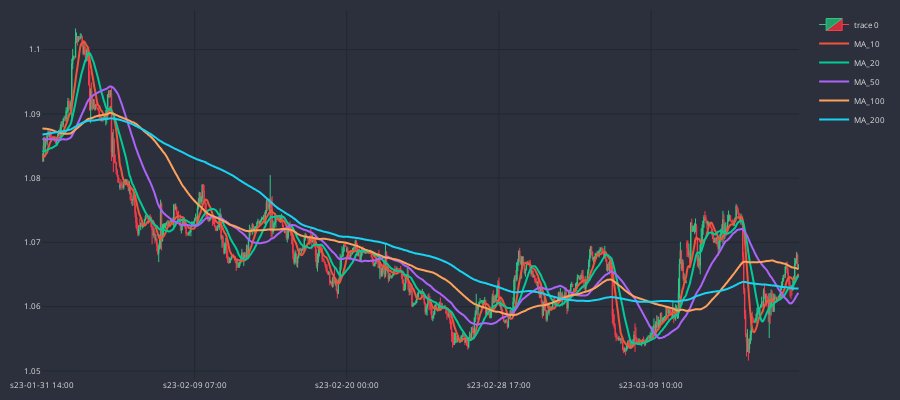

Here is the notebook cell this chart was saved with:
### Code cell
cp = CandlePlot(df_ma)
traces = [ f"MA_{x}" for x in MA_LIST ]
cp.show_plot(line_traces=traces)

### Figure 1 — Plotly figure (JSON) as saved in the notebook; plotly's stock layout.template omitted (floating-point values rounded to 4 significant figures; data arrays with more than 128 entries replaced by an {"elided": "..."} marker saying what was removed)
{"data": [{"close": {"elided": "801 float values"}, "decreasing": {"fillcolor": "#CC2E3C", "line": {"color": "#FF3A4C"}}, "high": {"elided": "801 float values"}, "increasing": {"fillcolor": "#24A06B", "line": {"color": "#2EC886"}}, "line": {"width": 1}, "low": {"elided": "801 float values"}, "opacity": 1, "open": {"elided": "801 float values"}, "type": "candlestick", "x": {"elided": "801 str values"}}, {"line": {"shape": "spline", "width": 2}, "name": "MA_10", "type": "scatter", "x": {"elided": "801 str values"}, "y": {"elided": "801 float values"}}, {"line": {"shape": "spline", "width": 2}, "name": "MA_20", "type": "scatter", "x": {"elided": "801 str values"}, "y": {"elided": "801 float values"}}, {"line": {"shape": "spline", "width": 2}, "name": "MA_50", "type": "scatter", "x": {"elided": "801 str values"}, "y": {"elided": "801 float values"}}, {"line": {"shape": "spline", "width": 2}, "name": "MA_100", "type": "scatter", "x": {"elided": "801 str values"}, "y": {"elided": "801 float values"}}, {"line": {"shape": "spline", "width": 2}, "name": "MA_200", "type": "scatter", "x": {"elided": "801 str values"}, "y": {"elided": "801 float values"}}], "layout": {"font": {"color": "#e1e1e1", "size": 8}, "height": 400, "margin": {"b": 10, "l": 10, "r": 10, "t": 10}, "paper_bgcolor": "#2c303c", "plot_bgcolor": "#2c303c", "width": 900, "xaxis": {"gridcolor": "#1f292f", "nticks": 5, "rangeslider": {"visible": false}}, "yaxis": {"gridcolor": "#1f292f"}}}
